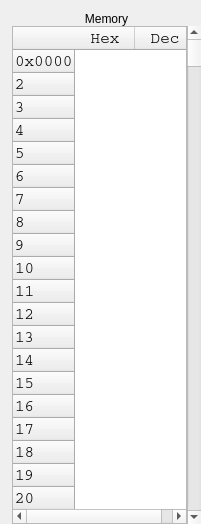
<?xml version="1.0" encoding="UTF-8"?>
<ui version="4.0">
 <class>MainMemory</class>
 <widget class="QWidget" name="MainMemory">
  <property name="geometry">
   <rect>
    <x>0</x>
    <y>0</y>
    <width>201</width>
    <height>524</height>
   </rect>
  </property>
  <property name="windowTitle">
   <string>Form</string>
  </property>
  <layout class="QGridLayout" name="gridLayout">
   <property name="leftMargin">
    <number>12</number>
   </property>
   <property name="topMargin">
    <number>12</number>
   </property>
   <property name="rightMargin">
    <number>0</number>
   </property>
   <property name="bottomMargin">
    <number>0</number>
   </property>
   <property name="spacing">
    <number>0</number>
   </property>
   <item row="0" column="0">
    <widget class="QLabel" name="label">
     <property name="palette">
      <palette>
       <active>
        <colorrole role="Base">
         <brush brushstyle="SolidPattern">
          <color alpha="255">
           <red>255</red>
           <green>255</green>
           <blue>255</blue>
          </color>
         </brush>
        </colorrole>
        <colorrole role="Window">
         <brush brushstyle="SolidPattern">
          <color alpha="255">
           <red>104</red>
           <green>173</green>
           <blue>245</blue>
          </color>
         </brush>
        </colorrole>
       </active>
       <inactive>
        <colorrole role="Base">
         <brush brushstyle="SolidPattern">
          <color alpha="255">
           <red>255</red>
           <green>255</green>
           <blue>255</blue>
          </color>
         </brush>
        </colorrole>
        <colorrole role="Window">
         <brush brushstyle="SolidPattern">
          <color alpha="255">
           <red>104</red>
           <green>173</green>
           <blue>245</blue>
          </color>
         </brush>
        </colorrole>
       </inactive>
       <disabled>
        <colorrole role="Base">
         <brush brushstyle="SolidPattern">
          <color alpha="255">
           <red>104</red>
           <green>173</green>
           <blue>245</blue>
          </color>
         </brush>
        </colorrole>
        <colorrole role="Window">
         <brush brushstyle="SolidPattern">
          <color alpha="255">
           <red>104</red>
           <green>173</green>
           <blue>245</blue>
          </color>
         </brush>
        </colorrole>
       </disabled>
      </palette>
     </property>
     <property name="text">
      <string>Memory</string>
     </property>
     <property name="alignment">
      <set>Qt::AlignCenter</set>
     </property>
    </widget>
   </item>
   <item row="1" column="0">
    <layout class="QHBoxLayout" name="horizontalLayout">
     <property name="spacing">
      <number>0</number>
     </property>
     <item>
      <widget class="QTableWidget" name="tableWidget">
       <property name="font">
        <font>
         <family>Courier</family>
         <pointsize>12</pointsize>
        </font>
       </property>
       <property name="verticalScrollBarPolicy">
        <enum>Qt::ScrollBarAlwaysOff</enum>
       </property>
       <property name="autoScroll">
        <bool>true</bool>
       </property>
       <property name="showDropIndicator" stdset="0">
        <bool>false</bool>
       </property>
       <property name="dragDropOverwriteMode">
        <bool>false</bool>
       </property>
       <property name="horizontalScrollMode">
        <enum>QAbstractItemView::ScrollPerPixel</enum>
       </property>
       <property name="showGrid">
        <bool>false</bool>
       </property>
       <property name="wordWrap">
        <bool>false</bool>
       </property>
       <property name="cornerButtonEnabled">
        <bool>false</bool>
       </property>
       <property name="rowCount">
        <number>32</number>
       </property>
       <attribute name="horizontalHeaderVisible">
        <bool>true</bool>
       </attribute>
       <attribute name="horizontalHeaderDefaultSectionSize">
        <number>60</number>
       </attribute>
       <attribute name="horizontalHeaderHighlightSections">
        <bool>false</bool>
       </attribute>
       <attribute name="verticalHeaderVisible">
        <bool>true</bool>
       </attribute>
       <attribute name="verticalHeaderDefaultSectionSize">
        <number>20</number>
       </attribute>
       <attribute name="verticalHeaderHighlightSections">
        <bool>false</bool>
       </attribute>
       <row>
        <property name="text">
         <string>0x0000</string>
        </property>
       </row>
       <row/>
       <row/>
       <row/>
       <row/>
       <row/>
       <row/>
       <row/>
       <row/>
       <row/>
       <row/>
       <row/>
       <row/>
       <row/>
       <row/>
       <row/>
       <row/>
       <row/>
       <row/>
       <row/>
       <row/>
       <row/>
       <row/>
       <row/>
       <row/>
       <row/>
       <row/>
       <row/>
       <row/>
       <row/>
       <row/>
       <row/>
       <column>
        <property name="text">
         <string>Hex</string>
        </property>
       </column>
       <column>
        <property name="text">
         <string>Dec</string>
        </property>
       </column>
      </widget>
     </item>
     <item>
      <widget class="QScrollBar" name="verticalScrollBar">
       <property name="maximum">
        <number>65536</number>
       </property>
       <property name="pageStep">
        <number>10</number>
       </property>
       <property name="orientation">
        <enum>Qt::Vertical</enum>
       </property>
       <property name="invertedAppearance">
        <bool>false</bool>
       </property>
       <property name="invertedControls">
        <bool>true</bool>
       </property>
      </widget>
     </item>
    </layout>
   </item>
  </layout>
 </widget>
 <resources/>
 <connections/>
</ui>
